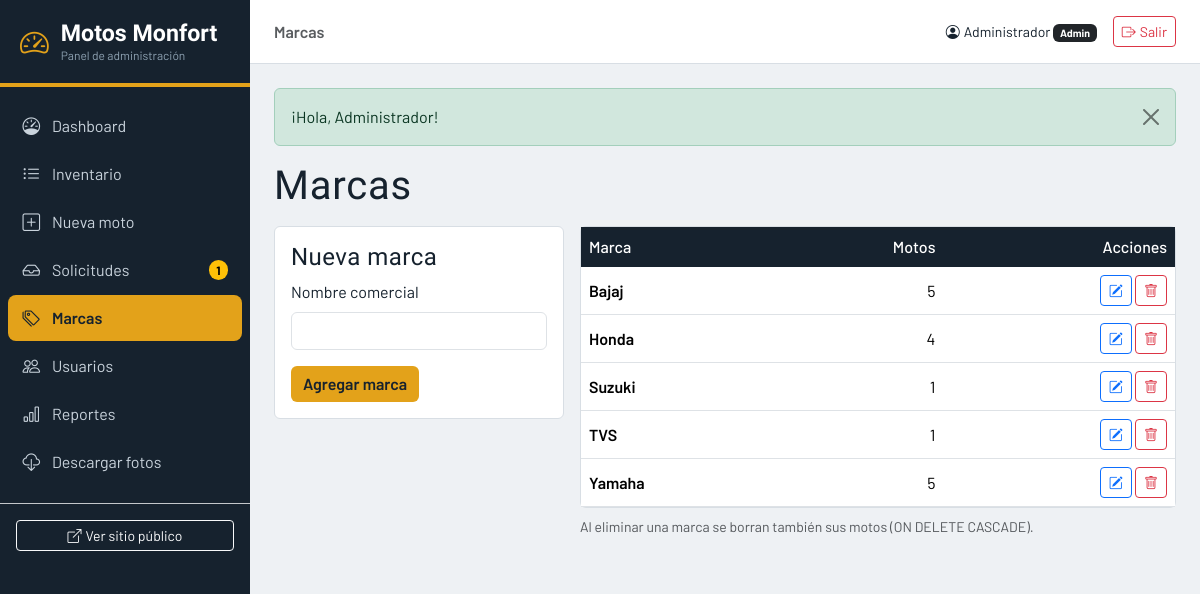
Screenshot of /admin/marcas.php (signed in) with the database file from the repository.
### tables this page shows
CREATE TABLE marcas_moto (
    id_marca INT AUTO_INCREMENT PRIMARY KEY,
    nombre_marca VARCHAR(50) NOT NULL
);

### includes/conexion.php (called while the page is built, shortened)
<?php
function e($valor): string
{
    return htmlspecialchars((string)$valor, ENT_QUOTES, 'UTF-8');
}

### admin/marcas.php (the view, shortened to what this page needs)
<?php
require '../includes/conexion.php';
$editar = null;
try {
    $marcas = $pdo->query(
        'SELECT ma.id_marca, ma.nombre_marca, COUNT(m.id) AS total
         FROM marcas_moto ma LEFT JOIN motos m ON m.id_marca = ma.id_marca
         GROUP BY ma.id_marca, ma.nombre_marca ORDER BY ma.nombre_marca'
    )->fetchAll();
} catch (PDOException $ex) {
    errorBD('Error en el catálogo de marcas.', $ex);
}
include '../includes/header_admin.php';
?>
<h1 class="mb-3">Marcas</h1>
<div class="row g-3">
    <div class="col-lg-4">
        <form method="post" class="panel p-3 needs-validation" novalidate><?= campoCsrf() ?>
            <h2 class="h4"><?= $editar ? 'Editar marca' : 'Nueva marca' ?></h2>
            <label class="form-label" for="nombre_marca">Nombre comercial</label>
            <input class="form-control mb-3" id="nombre_marca" name="nombre_marca" maxlength="50" required
                   value="<?= e($editar['nombre_marca'] ?? '') ?>">
            <div class="d-flex gap-2">
                <button class="btn btn-amber" type="submit"><?= $editar ? 'Guardar cambios' : 'Agregar marca' ?></button>
            </div>
        </form>
    </div>
    <div class="col-lg-8">
        <div class="panel">
            <div class="table-responsive">
                <table class="table align-middle mb-0">
                    <thead><tr><th>Marca</th><th class="text-end">Motos</th><th class="text-end">Acciones</th></tr></thead>
                    <tbody>
                    <?php foreach ($marcas as $m): ?>
                        <tr>
                            <td class="fw-semibold"><?= e($m['nombre_marca']) ?></td>
                            <td class="text-end"><?= (int)$m['total'] ?></td>
                            <td class="text-end text-nowrap">
                                <a class="btn btn-sm btn-outline-primary" href="marcas.php?editar=<?= $m['id_marca'] ?>" aria-label="Editar"><i class="bi bi-pencil-square"></i></a>
                                <form class="d-inline" method="post"
                                      onsubmit="return confirm('Se eliminará la marca y sus <?= (int)$m['total'] ?> moto(s) asociada(s). ¿Continuar?');"><?= campoCsrf() ?>
                                    <button class="btn btn-sm btn-outline-danger" type="submit" aria-label="Eliminar"><i class="bi bi-trash"></i></button>
                                </form>
                            </td>
                        </tr>
                    <?php endforeach; ?>
                    </tbody>
                </table>
            </div>
        </div>
        <p class="text-muted small mt-2">Al eliminar una marca se borran también sus motos (ON DELETE CASCADE).</p>
    </div>
</div>
<?php include '../includes/footer_admin.php'; ?>

### assets/css/estilos.css (style rules this page uses)
:root { --ink: #16222E; --petrol: #0F4C5C; --petrol-2: #0b3a47; --amber: #E3A21A; --amber-2: #c98f10; --steel: #EEF1F4; --line: #d8dee4; }
body { font-family: 'Barlow', system-ui, sans-serif; background: var(--steel); color: var(--ink); }
h1, h2, h3, .navbar-brand, .display-font { font-family: 'Barlow Condensed', sans-serif; letter-spacing: .02em; }
.btn-amber { background: var(--amber); color: var(--ink); border: 0; font-weight: 600; }
.panel { background: #fff; border: 1px solid var(--line); border-radius: 6px; }
.table thead th { background: var(--ink); color: #fff; font-weight: 500; border: 0; }

### assets/css/admin.css (style rules this page uses)
body.admin { background: var(--steel); }

### rows the page displays
marcas_moto: nombre_marca "Bajaj", total "5"
marcas_moto: nombre_marca "Honda", total "4"
marcas_moto: nombre_marca "Suzuki", total "1"
marcas_moto: nombre_marca "TVS", total "1"
marcas_moto: nombre_marca "Yamaha", total "5"

### other values shown
$texto "Dashboard"
$texto "Inventario"
$texto "Nueva moto"
$texto "Solicitudes"
$pendientes "1"
$texto "Marcas"
$texto "Usuarios"
$texto "Reportes"
$texto "Descargar fotos"
$titulo "Marcas"
$_SESSION['nombre'] "Administrador"
$f['texto'] "¡Hola, Administrador!"
